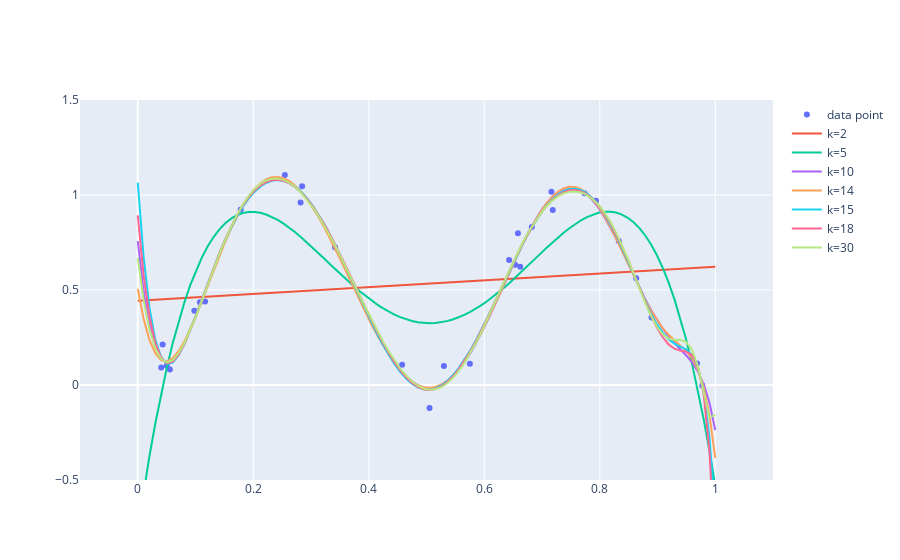

Write notebook code for a chart like this one.
### Markdown cell above
#### a.ii

### Code cell
sin2_points = go.Figure(
    data=go.Scatter(
        x=x[:, 0],
        y=g[:, 0],
        mode="markers",
        name="data point",
        hovertemplate="<br>x=%{x}</br>y=%{y}<extra></extra>",
    )
)

for k in [2, 5, 10, 14, 15, 18, 30]:
    X = make_linear_X_matrix(x, k=k)

    W = np.linalg.pinv(X.T @ X) @ X.T @ g  # find W using orgnal data points

    pts_x = np.linspace(0, 1, 100, dtype=float).reshape((100, 1))
    pts_X = make_linear_X_matrix(pts_x, k=k)
    pts_y = pts_X @ W

    sin2_points.add_trace(
        go.Scatter(
            x=pts_x[:, 0],
            y=pts_y[:, 0],
            name="k=" + str(k),
            hovertemplate=f"k={k}",
            mode="lines",
        )
    )
sin2_points.update_layout(yaxis_range=[-0.5, 1.5], xaxis_range=[-0.1, 1.1])
sin2_points.show()
